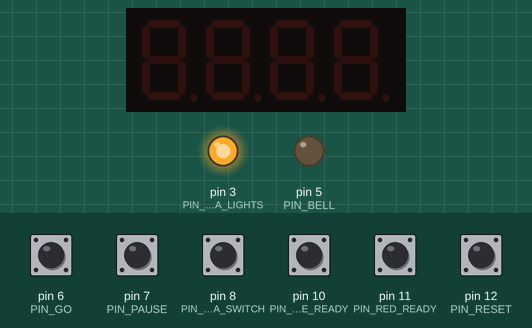
Recording of a sketch running on a simulated Arduino Uno, built with avr-gcc and run on an emulated ATmega328P. Shown: 4-digit seven-segment display, output pins drawn as LEDs (lit = HIGH). The test bench sets the inputs (shaded band); at power-on: pin 6 (PIN_GO), pin 7 (PIN_PAUSE), pin 8 (PIN_ARENA_SWITCH), pin 10 (PIN_BLUE_READY), pin 11 (PIN_RED_READY), pin 12 (PIN_RESET) HIGH. Pins used as bus, display or sensor lines are not drawn; what the sketch prints to the serial monitor is not drawn.

Above: at 1.2 s.
1.3 s: pin 6 (PIN_GO) pulled LOW for 0.15 s
At 1.8 s:
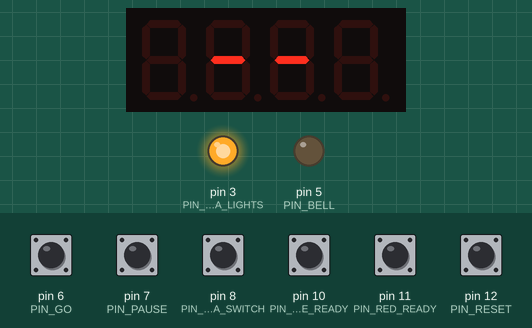
2.9 s: pin 10 (PIN_BLUE_READY) pulled LOW for 0.15 s
At 3.7 s:
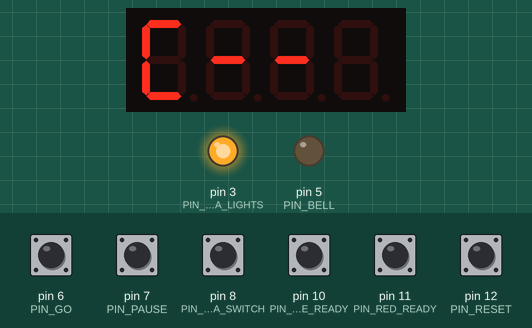
4.5 s: pin 11 (PIN_RED_READY) pulled LOW for 0.15 s
At 5.7 s:
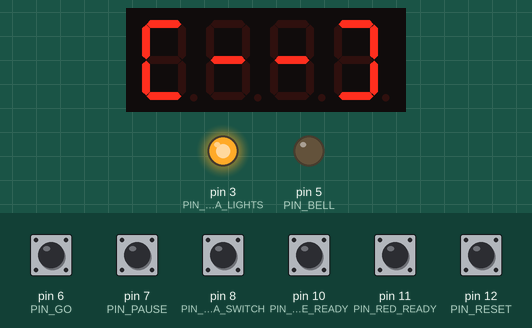
6.1 s: pin 6 (PIN_GO) pulled LOW for 0.15 s
At 6.7 s:
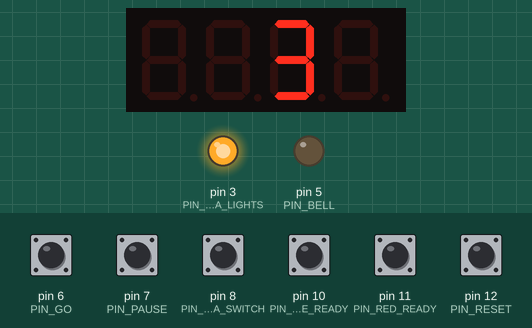
9.2 s: pin 8 (PIN_ARENA_SWITCH) pulled LOW for 1 s
At 11.9 s:
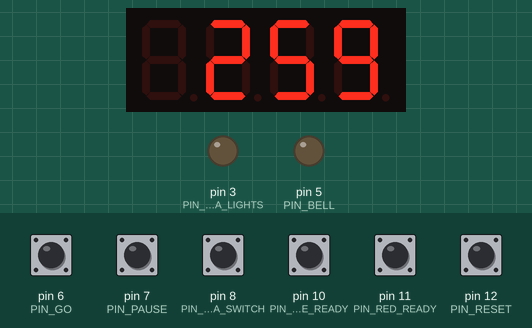
12.0 s: pin 12 (PIN_RESET) pulled LOW for 0.15 s
At 13.5 s:
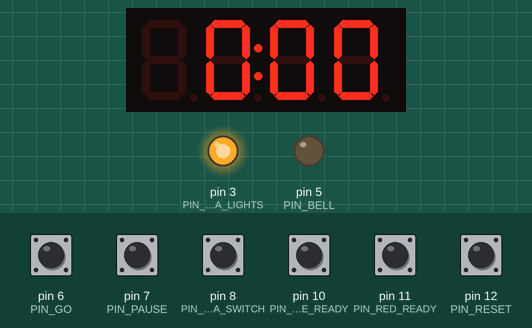
Timing chart, 0 to 14.6 s (numbered marks = the images above; inputs shaded):
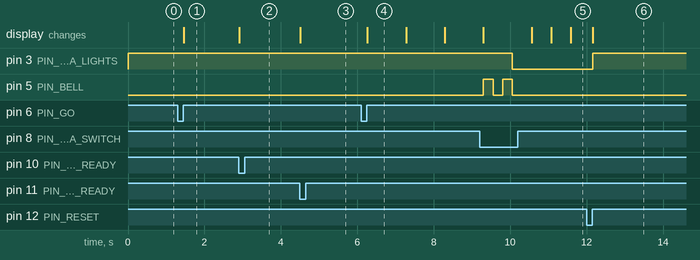

Measured:
- after the input at 1.3 s, the display: changes after 0.16 s (image 1)
- after the input at 2.9 s, the display: changes at once (image 2)
- after the input at 4.5 s, the display: changes at once (image 3)
- after the input at 6.1 s, the display: changes after 0.16 s (image 4)
- after the input at 9.2 s, pin 3 (PIN_ARENA_LIGHTS): HIGH → LOW after 0.86 s
- after the input at 12.0 s, pin 3 (PIN_ARENA_LIGHTS): LOW → HIGH after 0.16 s
- by itself, pin 5 (PIN_BELL): alternates HIGH for 0.25 s and LOW for 0.25 s, 4 changes in all, then stays LOW

The sketch:

DARCConsole.ino
```cpp
// (licence header left out)
#include <Wire.h>
#include <Adafruit_GFX.h>
#include "Adafruit_LEDBackpack.h"

// Length of the fight
#define FIGHT_MINUTES 3
#define FIGHT_SECONDS 0

// I2C address of the display.  Stick with the default address of 0x70
// unless you've changed the address jumpers on the back of the display.
#define DISPLAY_ADDRESS   0x70

#define LED_LEFT_BRACKET  0x39
#define LED_RIGHT_BRACKET 0x0F
#define LED_DASH          0x40

#define LED_D             0x5E
#define LED_A             0x77
#define LED_R             0x50
#define LED_C             0x58

// Create display object.  This is a global variable that
// can be accessed from both the setup and loop function below.
Adafruit_7segment clockDisplay = Adafruit_7segment();

#define DEBOUNCE_DELAY  10        /* milliseconds for button to settle */

#define PIN_ARENA_LIGHTS  3       /* Relay for arena lights */
#define PIN_ARENA_SWITCH  8       /* Switch for arena lights*/
#define PIN_DISPLAY_POWER 9       /* Relay for display panel */
#define PIN_BELL          5       /* Relay for the bell */

#define PIN_RESET         12      /* The RESET button is on this pin */
#define PIN_GO            6       /* The GO button is on this pin */
#define PIN_PAUSE         7       /* The PAUSE button is on this pin */
#define PIN_RED_READY     11      /* The RED READY button is on this pin */
#define PIN_BLUE_READY    10      /* The BLUE READY button is on this pin */

#define STATE_IDLE            0   /* Nothing going on */
#define STATE_READY           1   /* Wait for combatants to signal ready */
#define STATE_RED_READY       2   /* Only RED is ready */
#define STATE_BLUE_READY      3   /* Only BLUE is ready */
#define STATE_READY_TO_FIGHT  4   /* Both are ready */
#define STATE_FIGHTING        5   /* Fight in progress */
#define STATE_PAUSE           6   /* Fight is paused */
#define STATE_STOP            7   /* Fight is over */

int   state = STATE_IDLE;         // The current state
int   minutes;                    // Whole minutes remaining in the fight
int   seconds;                    // Whole tens of seconds remaining in the fight
int   tenSeconds;                 // Whole seconds remaining in the fight
int   colonOn;                    // Colon is on for the first half-second, off in the second
int   enterState = 0;             // Entering a new state
int   arenaLights;                // Arena lights on or off

//
// Get the state of a button with debouncing.
//
// Inputs:
//  pin = the number of the pin attached to the button
//
// Output:
//  the return value is non-zero if the button is pushed
//
int buttonPushed(int pin)
{
  int state;
  int previousState;

  // Get button state
  previousState = digitalRead(pin);

  // Wait until it is stable
  for (int counter = 0; counter < DEBOUNCE_DELAY; counter++)
    {
    // Wait a millisecond
    delay(1);

    // Get button state
    state = digitalRead(pin);

    if (state != previousState)
      {
      // Still bouncing, reset counter
      counter = 0;

      // Remember the current state
      previousState = state;
      }
    }

  // Button is pushed if the pin is grounded
  return (state == 0);
}

//
// Display the current time in a specified color.
//
// Inputs:
//  color = the desired color for the time
//
void displayTime(char color)
{
  char  ch;

  Serial.write(color);
  ch = minutes + '0';
  Serial.write(ch);
  ch = tenSeconds + '0';
  Serial.write(ch);
  ch = seconds + '0';
  Serial.write(ch);
  if (colonOn)
    Serial.write(":");
  else
    Serial.write(";");
}

//
// Delay while optionally detecting debounced buttons.
//
// Inputs:
//  ticks = the number of milliseconds to delay
//  reset = non-zero to debounce the RESET button
//  pause = non-zero to debounce the PAUSE button
//
// Output:
//  the return value is
//    0 if no buttons pushed
//    PIN_RESET if the RESET button is pushed
//    PIN_PAUSE if the PAUSE button is pushed
//
int delayAndDetect(int ticks, int reset, int pause)
{
  int pauseCounter = 0;
  int pausePrevious;
  int pauseState;
  int resetCounter = 0;
  int resetPrevious;
  int resetState;

  // Get button states
  if (pause)
    pausePrevious = digitalRead(PIN_PAUSE);
  if (reset)
    resetPrevious = digitalRead(PIN_RESET);

  while ((reset || pause) && ticks > DEBOUNCE_DELAY)
    {
    // Wait a millisecond
    delay(1);
    ticks--;

    // Check button states
    if (pause)
      {
      pauseState = digitalRead(PIN_PAUSE);
      if (pauseState != pausePrevious || pauseState != 0)
        {
        // Not pushed or still bouncing, reset counter
        pauseCounter = 0;

        // Remember the previous state
        pausePrevious = pauseState;
        }

      pauseCounter++;
      if (pauseCounter >= DEBOUNCE_DELAY)
        return PIN_PAUSE;
      }

    if (reset)
      {
      resetState = digitalRead(PIN_RESET);
      if (resetState != resetPrevious || resetState != 0)
        {
        // Not pushed or still bouncing, reset counter
        resetCounter = 0;

        // Remember the previous state
        resetPrevious = resetState;
        }

      resetCounter++;
      if (resetCounter >= DEBOUNCE_DELAY)
        return PIN_RESET;
      }
    }

  // Eat up what time is left
  if (ticks > 0)
    delay(ticks);

  return 0;
}

//
// Perform startup initializations.
//
void setup()
{
  // Enable output pins for relays
  pinMode(PIN_ARENA_LIGHTS, OUTPUT);
  pinMode(PIN_DISPLAY_POWER, OUTPUT);
  pinMode(PIN_BELL, OUTPUT);

  // Enable input pins for the buttons
  pinMode(PIN_RESET, INPUT);
  pinMode(PIN_GO, INPUT);
  pinMode(PIN_PAUSE, INPUT);
  pinMode(PIN_RED_READY, INPUT);
  pinMode(PIN_BLUE_READY, INPUT);
  pinMode(PIN_ARENA_SWITCH, INPUT);

  // Enable pullup resistors for the buttons
  digitalWrite(PIN_RESET, HIGH);
  digitalWrite(PIN_GO, HIGH);
  digitalWrite(PIN_PAUSE, HIGH);
  digitalWrite(PIN_RED_READY, HIGH);
  digitalWrite(PIN_BLUE_READY, HIGH);
  digitalWrite(PIN_ARENA_SWITCH, HIGH);

  // The serial port is the interface to the display module
  Serial.begin(9600);

  // Turn on display power
  digitalWrite(PIN_DISPLAY_POWER, HIGH);

  // Turn on arena lighting power if switch is on
  arenaLights = digitalRead(PIN_ARENA_SWITCH);
  digitalWrite(PIN_ARENA_LIGHTS, arenaLights);

  // Setup the LED display.
  clockDisplay.begin(DISPLAY_ADDRESS);

  // Clear display
  clockDisplay.writeDigitRaw(0, 0);
  clockDisplay.writeDigitRaw(1, 0);
  clockDisplay.drawColon(0);
  clockDisplay.writeDigitRaw(3, 0);
  clockDisplay.writeDigitRaw(4, 0);

  // Now push out to the display the new values that were set above.
  clockDisplay.writeDisplay();
}

//
// Do these things over and over again.
//
void loop()
{
  char  ch;
  int   button;
  long  endMillis;

  // Arena lights track the arena light switch
  button = digitalRead(PIN_ARENA_SWITCH);
  if (button != arenaLights)
    {
    digitalWrite(PIN_ARENA_LIGHTS, button);
    arenaLights = button;
    }

  switch (state)
    {
    //
    case STATE_IDLE:
      if (enterState)
        {
        // Initialize for the first time in this state
        enterState = 0;

        // Put the display in chase mode
        Serial.write("C.");

        // Clear LED display
        clockDisplay.writeDigitRaw(0, 0);
        clockDisplay.writeDigitRaw(1, 0);
        clockDisplay.drawColon(0);
        clockDisplay.writeDigitRaw(3, 0);
        clockDisplay.writeDigitRaw(4, 0);
        clockDisplay.writeDisplay();
        }

      if (buttonPushed(PIN_GO))
        {
        // Wait for button release
        while (buttonPushed(PIN_GO))
          ;

        state = STATE_READY;
        enterState = 1;
        minutes = FIGHT_MINUTES;
        seconds = FIGHT_SECONDS;
        tenSeconds = 0;
        colonOn = 1;
        }
      break;

    //
    case STATE_READY:
      if (enterState)
        {
        // Initialize for the first time in this state
        enterState = 0;

        // Show dim frame, total time in yellow
        Serial.write("r[b]");
        displayTime('y');
        Serial.write(".");

        // Show dashes in LED digits
        clockDisplay.writeDigitRaw(1, LED_DASH);
        clockDisplay.writeDigitRaw(3, LED_DASH);
        clockDisplay.writeDisplay();
        }

      if (buttonPushed(PIN_RESET))
        {
        // Wait for button release
        while (buttonPushed(PIN_RESET))
          ;

        state = STATE_IDLE;
        enterState = 1;
        }
      else if (buttonPushed(PIN_RED_READY))
        {
        state = STATE_RED_READY;

        // Highlight red frame
        Serial.write("R[.");

        // Show right bracket on LED
        clockDisplay.writeDigitRaw(4, LED_RIGHT_BRACKET);
        clockDisplay.writeDisplay();
        }
      else if (buttonPushed(PIN_BLUE_READY))
        {
        state = STATE_BLUE_READY;

        // Highlight blue frame
        Serial.write("B].");

        // Show left bracket on LED
        clockDisplay.writeDigitRaw(0, LED_LEFT_BRACKET);
        clockDisplay.writeDisplay();
        }
      break;

    //
    case STATE_RED_READY:
      if (buttonPushed(PIN_BLUE_READY))
        {
        state = STATE_READY_TO_FIGHT;

        // Highlight blue frame
        Serial.write("B].");

        // Show left bracket on LED
        clockDisplay.writeDigitRaw(0, LED_LEFT_BRACKET);
        clockDisplay.writeDisplay();
        }
      else if (buttonPushed(PIN_RESET))
        {
        state = STATE_READY;

        // Dim red frame
        Serial.write("r[.");

        // Clear right bracket on LED
        clockDisplay.writeDigitRaw(4, 0);
        clockDisplay.writeDisplay();

        // Wait for button release
        while (buttonPushed(PIN_RESET))
          ;
        }
      break;

    //
    case STATE_BLUE_READY:
      if (buttonPushed(PIN_RED_READY))
        {
        state = STATE_READY_TO_FIGHT;

        // Highlight red frame
        Serial.write("R[.");

        // Show right bracket on LED
        clockDisplay.writeDigitRaw(4, LED_RIGHT_BRACKET);
        clockDisplay.writeDisplay();
        }
      else if (buttonPushed(PIN_RESET))
        {
        state = STATE_READY;

        // Dim blue frame
        Serial.write("b].");

        // Clear left bracket on LED
        clockDisplay.writeDigitRaw(0, 0);
        clockDisplay.writeDisplay();

        // Wait for button release
        while (buttonPushed(PIN_RESET))
          ;
        }
      break;

    //
    case STATE_READY_TO_FIGHT:
      if (enterState)
        {
        // Initialize for the first time in this state
        enterState = 0;

        // Show time in yellow
        displayTime('y');
        Serial.write(".");

        // Restore display on LED
        clockDisplay.writeDigitRaw(0, LED_LEFT_BRACKET);
        clockDisplay.writeDigitRaw(1, LED_DASH);
        clockDisplay.writeDigitRaw(3, LED_DASH);
        clockDisplay.writeDigitRaw(4, LED_RIGHT_BRACKET);
        clockDisplay.drawColon(0);
        clockDisplay.writeDisplay();
        }

      if (buttonPushed(PIN_RESET))
        {
        state = STATE_READY;
        enterState = 1;

        // Clear ready indicators
        clockDisplay.writeDigitRaw(0, 0);
        clockDisplay.writeDigitRaw(4, 0);
        clockDisplay.writeDisplay();

        // Wait for button release
        while (buttonPushed(PIN_RESET))
          ;
        }
      else if (buttonPushed(PIN_GO))
        {
        // Wait for button release
        while (buttonPushed(PIN_GO))
          ;

        // Clear brackets on LED
        clockDisplay.writeDigitRaw(0, 0);
        clockDisplay.writeDigitRaw(1, 0);
        clockDisplay.drawColon(0);
        clockDisplay.writeDigitRaw(3, 0);
        clockDisplay.writeDigitRaw(4, 0);
        clockDisplay.writeDisplay();

#if 0
        // Wait a half second, monitoring the RESET button
        if (delayAndDetect(500, 1, 0) == PIN_RESET)
          {
          // Wait for button release
          while (buttonPushed(PIN_RESET))
            ;

          // Go back to start of Ready to fight state
          enterState = 1;
          return;
          }
#endif

        // Count down from three seconds
        Serial.write(";Y&3&.");

        // Also on LED display
        clockDisplay.writeDigitNum(3, 3);
        clockDisplay.writeDisplay();

        if (delayAndDetect(1000, 1, 0) == PIN_RESET)
          {
          // Wait for button release
          while (buttonPushed(PIN_RESET))
            ;

          // Go back to start of Ready state
          state = STATE_READY;
          enterState = 1;

          return;
          }
        Serial.write("2&.");

        // Also on LED display
        clockDisplay.writeDigitNum(3, 2);
        clockDisplay.writeDisplay();

        if (delayAndDetect(1000, 1, 0) == PIN_RESET)
          {
          // Wait for button release
          while (buttonPushed(PIN_RESET))
            ;

          // Go back to start of Ready state
          state = STATE_READY;
          enterState = 1;

          return;
          }
        Serial.write("1&.");

        // Also on LED display
        clockDisplay.writeDigitNum(3, 1);
        clockDisplay.writeDisplay();

        if (delayAndDetect(1000, 1, 0) == PIN_RESET)
          {
          // Wait for button release
          while (buttonPushed(PIN_RESET))
            ;

          // Go back to start of Ready state
          state = STATE_READY;
          enterState = 1;
          return;
          }

        displayTime('G');
        Serial.write(":.");

        // Now print the time value to the LED display.
        clockDisplay.print(300, DEC);

        // Blink the colon by flipping its value every loop iteration
        // (which happens every second).
        clockDisplay.drawColon(1);
        clockDisplay.writeDisplay();

        // Prepare to fight...
        // Turn bell on
        digitalWrite(PIN_BELL, HIGH);
        if (delayAndDetect(250, 1, 0) == PIN_RESET)
          {
          // Wait for button release
          while (buttonPushed(PIN_RESET))
            ;

          // Turn bell off
          digitalWrite(PIN_BELL, LOW);

          // Go back to start of Ready to fight state
          enterState = 1;
          return;
          }

        // Turn bell off
        digitalWrite(PIN_BELL, LOW);
        if (delayAndDetect(250, 1, 0) == PIN_RESET)
          {
          // Wait for button release
          while (buttonPushed(PIN_RESET))
            ;

          // Go back to start of Ready to fight state
          enterState = 1;
          return;
          }

        // Turn bell on
        digitalWrite(PIN_BELL, HIGH);
        if (delayAndDetect(250, 1, 0) == PIN_RESET)
          {
          // Wait for button release
          while (buttonPushed(PIN_RESET))
            ;

          // Turn bell off
          digitalWrite(PIN_BELL, LOW);

          // Go back to start of Ready to fight state
          enterState = 1;
          return;
          }

        // Turn bell off
        digitalWrite(PIN_BELL, LOW);

        state = STATE_FIGHTING;
        enterState = 1;
        }
      break;

    //
    case STATE_FIGHTING:
      if (enterState)
        {
        // Initialize for the first time in this state
        enterState = 0;

        // Show time in green
        displayTime('G');
        if (colonOn)
          {
          Serial.write(":");

          // Show colon on LED
          clockDisplay.drawColon(true);
          }
        else
          {
          Serial.write(";");

          // Show colon on LED
          clockDisplay.drawColon(true);
          }
        Serial.write(".");

        // LED not blinking
        clockDisplay.blinkRate(0);
        clockDisplay.writeDisplay();
        }

      while (minutes > 0 || tenSeconds > 0 || seconds > 0)
        {
        // Turn off colon
        button = delayAndDetect(500, 1, 1);
        if (button == PIN_PAUSE)
          {
          // Wait for button release
          while (buttonPushed(PIN_PAUSE))
            ;
          state = STATE_PAUSE;
          enterState = 1;
          return;
          }
        else if (button == PIN_RESET)
          {
          // Wait for button release
          while (buttonPushed(PIN_RESET))
            ;
          state = STATE_STOP;
          enterState = 1;
          return;
          }
        Serial.write(";.");

        // And on the LED
        clockDisplay.drawColon(false);
        clockDisplay.writeDisplay();

        colonOn = 0;

        // Turn on colon
        button = delayAndDetect(500, 1, 1);
        if (button == PIN_PAUSE)
          {
          // Wait for button release
          while (buttonPushed(PIN_PAUSE))
            ;

          // Turn colon on on the LED
          clockDisplay.drawColon(true);
          clockDisplay.writeDisplay();

          state = STATE_PAUSE;
          enterState = 1;
          return;
          }
        else if (button == PIN_RESET)
          {
          // Wait for button release
          while (buttonPushed(PIN_RESET))
            ;
          state = STATE_STOP;
          enterState = 1;
          return;
          }
        Serial.write(":");

        // And on the LED
        clockDisplay.drawColon(true);
        clockDisplay.writeDisplay();

        colonOn = 1;
        if (seconds > 0)
          {
          // Decrement seconds
          seconds--;
          ch = seconds + '0';
          Serial.write(ch);
          Serial.write(".");

          // And on the LED
          clockDisplay.writeDigitNum(4, seconds);
          clockDisplay.writeDisplay();
          }
        else
          if (tenSeconds > 0)
            {
            // Decrement tens of seconds
            tenSeconds--;
            seconds = 9;
            ch = tenSeconds + '0';
            Serial.write(ch);
            Serial.write("9.");

            // And on the LED
            clockDisplay.writeDigitNum(3, tenSeconds);
            clockDisplay.writeDigitNum(4, 9);
            clockDisplay.writeDisplay();
            }
          else
            {
            minutes--;
            ch = minutes + '0';
            tenSeconds = 5;
            seconds = 9;
            Serial.write(ch);
            Serial.write("59.");

            // And on the LED
            clockDisplay.writeDigitNum(1, minutes);
            clockDisplay.writeDigitNum(3, 5);
            clockDisplay.writeDigitNum(4, 9);
            clockDisplay.writeDisplay();
            }
        }

      Serial.write("R:000.");
      state = STATE_STOP;
      enterState = 1;

      // Turn bell on
      digitalWrite(PIN_BELL, HIGH);

      delay(1000);

      // Turn bell off
      digitalWrite(PIN_BELL, LOW);
      break;

    //
    case STATE_PAUSE:
      if (enterState)
        {
        // Initialize for the first time in this state
        enterState = 0;

        // Show time in yellow
        displayTime('Y');
        Serial.write(".");

        // Flash LED
        clockDisplay.blinkRate(2);
        }

      if (buttonPushed(PIN_GO))
        {
        state = STATE_FIGHTING;
        enterState = 1;
        clockDisplay.drawColon(0);
        clockDisplay.writeDisplay();

        // Wait for button release
        while (buttonPushed(PIN_GO))
          ;
        }
      if (buttonPushed(PIN_RESET))
        {
        state = STATE_STOP;
        enterState = 1;

        // Wait for button release
        while (buttonPushed(PIN_RESET))
          ;
        }
      break;

    //
    case STATE_STOP:
      if (enterState)
        {
        // Initialize for the first time in this state
        enterState = 0;

        // Show time in red
        displayTime('R');
        Serial.write(":.");

        // LED not flashing
        clockDisplay.blinkRate(0);

        // And on the LED
        clockDisplay.writeDigitNum(1, 0);
        clockDisplay.writeDigitNum(3, 0);
        clockDisplay.writeDigitNum(4, 0);
        clockDisplay.drawColon(1);
        clockDisplay.writeDisplay();
        }

      if (buttonPushed(PIN_RESET))
        {
        state = STATE_IDLE;

        Serial.write("C.");

        // Clear display
        clockDisplay.writeDigitRaw(0, 0);
        clockDisplay.writeDigitRaw(1, 0);
        clockDisplay.drawColon(0);
        clockDisplay.writeDigitRaw(3, 0);
        clockDisplay.writeDigitRaw(4, 0);

        // Now push out to the display the new values that were set above.
        clockDisplay.writeDisplay();

        // Wait for button release
        while (buttonPushed(PIN_RESET))
          ;
        }
      break;
    }
}
```
